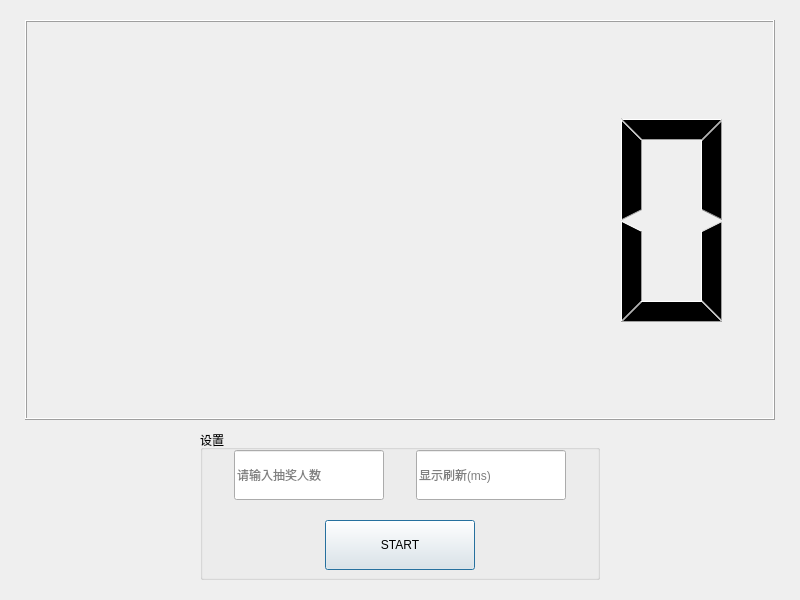
<?xml version="1.0" encoding="UTF-8"?>
<ui version="4.0">
 <class>Dialog</class>
 <widget class="QDialog" name="Dialog">
  <property name="geometry">
   <rect>
    <x>0</x>
    <y>0</y>
    <width>800</width>
    <height>600</height>
   </rect>
  </property>
  <property name="windowTitle">
   <string>NA映画抽奖器</string>
  </property>
  <property name="windowIcon">
   <iconset>
    <normaloff>NA.ico</normaloff>NA.ico</iconset>
  </property>
  <widget class="QLCDNumber" name="result">
   <property name="geometry">
    <rect>
     <x>25</x>
     <y>20</y>
     <width>750</width>
     <height>400</height>
    </rect>
   </property>
   <property name="lineWidth">
    <number>1</number>
   </property>
   <property name="smallDecimalPoint">
    <bool>true</bool>
   </property>
   <property name="digitCount">
    <number>5</number>
   </property>
   <property name="mode">
    <enum>QLCDNumber::Dec</enum>
   </property>
   <property name="segmentStyle">
    <enum>QLCDNumber::Filled</enum>
   </property>
   <property name="intValue" stdset="0">
    <number>0</number>
   </property>
  </widget>
  <widget class="QGroupBox" name="groupBox">
   <property name="geometry">
    <rect>
     <x>200</x>
     <y>430</y>
     <width>400</width>
     <height>150</height>
    </rect>
   </property>
   <property name="title">
    <string>设置</string>
   </property>
   <widget class="QLineEdit" name="num">
    <property name="geometry">
     <rect>
      <x>34</x>
      <y>20</y>
      <width>150</width>
      <height>50</height>
     </rect>
    </property>
    <property name="maxLength">
     <number>99999</number>
    </property>
    <property name="placeholderText">
     <string>请输入抽奖人数</string>
    </property>
   </widget>
   <widget class="QPushButton" name="start">
    <property name="geometry">
     <rect>
      <x>125</x>
      <y>90</y>
      <width>150</width>
      <height>50</height>
     </rect>
    </property>
    <property name="text">
     <string>START</string>
    </property>
   </widget>
   <widget class="QLineEdit" name="sleep">
    <property name="geometry">
     <rect>
      <x>216</x>
      <y>20</y>
      <width>150</width>
      <height>50</height>
     </rect>
    </property>
    <property name="toolTipDuration">
     <number>-3</number>
    </property>
    <property name="placeholderText">
     <string>显示刷新(ms)</string>
    </property>
   </widget>
  </widget>
 </widget>
 <layoutdefault spacing="6" margin="11"/>
 <resources/>
 <connections/>
</ui>
